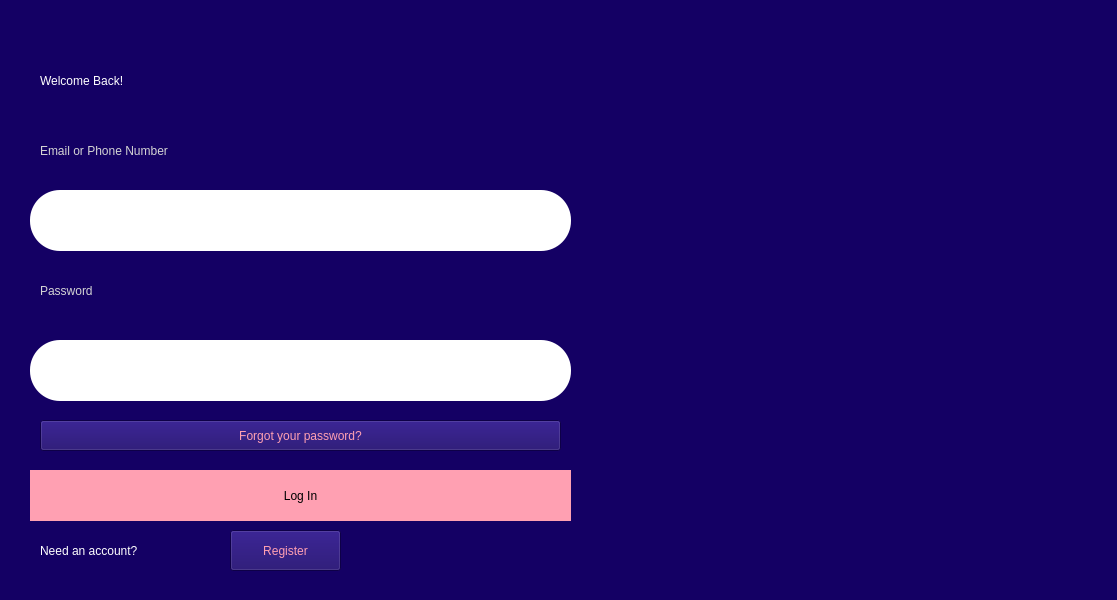
<?xml version="1.0" encoding="UTF-8"?>
<ui version="4.0">
 <class>LogIn</class>
 <widget class="QMainWindow" name="LogIn">
  <property name="geometry">
   <rect>
    <x>0</x>
    <y>0</y>
    <width>1117</width>
    <height>600</height>
   </rect>
  </property>
  <property name="windowTitle">
   <string>MainWindow</string>
  </property>
  <property name="styleSheet">
   <string notr="true">background-color: rgb(20, 0, 100)</string>
  </property>
  <widget class="QWidget" name="centralwidget">
   <widget class="QLabel" name="label">
    <property name="geometry">
     <rect>
      <x>40</x>
      <y>60</y>
      <width>401</width>
      <height>41</height>
     </rect>
    </property>
    <property name="styleSheet">
     <string notr="true">font: 750 26pt &quot;Arial&quot;;
color: rgb(255, 255, 255);</string>
    </property>
    <property name="text">
     <string>Welcome Back!</string>
    </property>
   </widget>
   <widget class="QLabel" name="label_2">
    <property name="geometry">
     <rect>
      <x>40</x>
      <y>130</y>
      <width>391</width>
      <height>41</height>
     </rect>
    </property>
    <property name="styleSheet">
     <string notr="true">font: 60 18pt &quot;Segoe UI Semibold&quot;;
color: rgb(212, 212, 212);</string>
    </property>
    <property name="text">
     <string>Email or Phone Number</string>
    </property>
   </widget>
   <widget class="QLabel" name="label_3">
    <property name="geometry">
     <rect>
      <x>40</x>
      <y>270</y>
      <width>321</width>
      <height>41</height>
     </rect>
    </property>
    <property name="styleSheet">
     <string notr="true">font: 60 18pt &quot;Segoe UI Semibold&quot;;
color: rgb(212, 212, 212);</string>
    </property>
    <property name="text">
     <string>Password</string>
    </property>
   </widget>
   <widget class="QTextEdit" name="textEdit">
    <property name="geometry">
     <rect>
      <x>30</x>
      <y>190</y>
      <width>541</width>
      <height>61</height>
     </rect>
    </property>
    <property name="styleSheet">
     <string notr="true">background-color: rgb(255, 255, 255);
border-radius :30px</string>
    </property>
   </widget>
   <widget class="QTextEdit" name="textEdit_2">
    <property name="geometry">
     <rect>
      <x>30</x>
      <y>340</y>
      <width>541</width>
      <height>61</height>
     </rect>
    </property>
    <property name="styleSheet">
     <string notr="true">background-color: rgb(255, 255, 255);
border-radius :30px</string>
    </property>
   </widget>
   <widget class="QPushButton" name="pushButton">
    <property name="geometry">
     <rect>
      <x>30</x>
      <y>470</y>
      <width>541</width>
      <height>51</height>
     </rect>
    </property>
    <property name="styleSheet">
     <string notr="true">background-color: rgb(255, 160, 178);
font: 87 16pt &quot;Segoe UI Black&quot;;
border-radius : 30px;</string>
    </property>
    <property name="text">
     <string>Log In</string>
    </property>
   </widget>
   <widget class="QPushButton" name="pushButton_2">
    <property name="geometry">
     <rect>
      <x>40</x>
      <y>420</y>
      <width>521</width>
      <height>31</height>
     </rect>
    </property>
    <property name="styleSheet">
     <string notr="true">font: 63 14pt &quot;Segoe UI Semibold&quot;;
color:rgb(255, 160, 178);</string>
    </property>
    <property name="text">
     <string>Forgot your password?</string>
    </property>
   </widget>
   <widget class="QLabel" name="label_4">
    <property name="geometry">
     <rect>
      <x>40</x>
      <y>540</y>
      <width>191</width>
      <height>21</height>
     </rect>
    </property>
    <property name="styleSheet">
     <string notr="true">color: rgb(255, 255, 255);
font: 63 14pt &quot;Segoe UI Semibold&quot;;</string>
    </property>
    <property name="text">
     <string>Need an account?</string>
    </property>
   </widget>
   <widget class="QPushButton" name="pushButton_3">
    <property name="geometry">
     <rect>
      <x>230</x>
      <y>530</y>
      <width>111</width>
      <height>41</height>
     </rect>
    </property>
    <property name="styleSheet">
     <string notr="true">font: 63 14pt &quot;Segoe UI Semibold&quot;;
color: rgb(255, 160, 178)</string>
    </property>
    <property name="text">
     <string>Register</string>
    </property>
   </widget>
  </widget>
  <widget class="QStatusBar" name="statusbar"/>
 </widget>
 <resources/>
 <connections/>
</ui>
